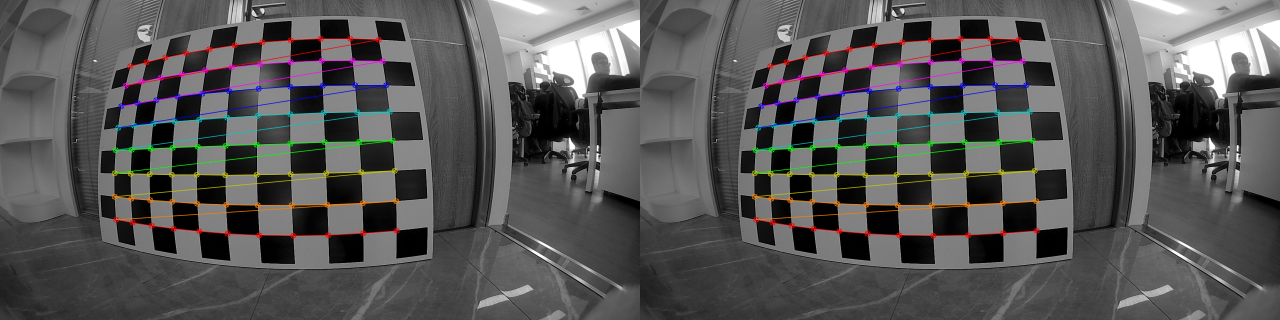
#> input picture data/calib_imgs/chessboard/chessboard_1.png, 2560 x 640 px, given as the content of the folder ./data/calib_imgs/raw/../left, which was not available (shown at 1/2 size)
$ python calib.py   (older library calls are emulated)
#> lines starting #> are read from the running program, lines starting #| are printed output that depends on the picture; pictures that were not available may be replaced by others from this repository, and a replacement may not be noted
### utils/str_utils.py
# Copyright (c) 2024，D-Robotics.
#
# Licensed under the Apache License, Version 2.0 (the "License");
# you may not use this file except in compliance with the License.
# You may obtain a copy of the License at
#
#     http://www.apache.org/licenses/LICENSE-2.0
#
# Unless required by applicable law or agreed to in writing, software
# distributed under the License is distributed on an "AS IS" BASIS,
# WITHOUT WARRANTIES OR CONDITIONS OF ANY KIND, either express or implied.
# See the License for the specific language governing permissions and
# limitations under the License.
# -*- coding: utf-8 -*-
"""
author:     zhikang.zeng
time  :     2024-09-14 16:32
"""
import time


# 打印彩色字符
def colormsg(msg: str, color: str = "red", timestamp: bool = False):
    str = ""
    if timestamp:
        str += time.strftime('%Y-%m-%d %H:%M:%S', time.localtime(time.time())) + "  "
    if color == "red":
        str += "\033[1;31;40m"
    elif color == "green":
        str += "\033[1;32;40m"
    elif color == "yellow":
        str += "\033[1;33;40m"
    else:
        return msg
    str += msg + "\033[0m"
    return str

### calib.py
# Copyright (c) 2024，D-Robotics.
#
# Licensed under the Apache License, Version 2.0 (the "License");
# you may not use this file except in compliance with the License.
# You may obtain a copy of the License at
#
#     http://www.apache.org/licenses/LICENSE-2.0
#
# Unless required by applicable law or agreed to in writing, software
# distributed under the License is distributed on an "AS IS" BASIS,
# WITHOUT WARRANTIES OR CONDITIONS OF ANY KIND, either express or implied.
# See the License for the specific language governing permissions and
# limitations under the License.
# -*- coding: utf-8 -*-
"""
author:     zhikang.zeng
time  :     2024-07-24 15:02
"""
import argparse
import ast
import copy
import glob
import os
import json
import re
import shutil

import cv2
import numpy as np
import yaml

from utils.str_utils import colormsg

parser = argparse.ArgumentParser(description="Stereo Calib")
parser.add_argument("--raw_dir", type=str, default=r'./data/calib_imgs/raw', help='raw image dir')
parser.add_argument("--row", type=int, default=12, help='the number of squares in a row of the chessboard')
parser.add_argument("--col", type=int, default=9, help='the number of squares in a col chessboard')
parser.add_argument("--block_size", type=int, default=100, help='chessboard block size')
parser.add_argument("--left_down", action="store_true",
                    help='left up right down left_down=False; left down right up left_down=True')
parser.add_argument("--rect_w", type=int, default=-1, help='rectify image width')
parser.add_argument("--rect_h", type=int, default=-1, help='rectify image height')
parser.add_argument("--model", type=str, default='pinhole', help='opt [pinhole, fish]')
parser.add_argument("--fov_scale", type=float, default=0.8, help='fisheye rectify fov scale')
args = parser.parse_args()


class StereoCalib:
    def __init__(self):
        self.width_l = self.height_l = None
        self.width_r = self.height_r = None
        self.intr_l = self.distort_l = None
        self.intr_r = self.distort_r = None
        self.R = self.t = None
        self.E = self.F = None
        self.reproj_err_stereo = None

        # calibrated intrinsics, which can be uesd to converting disparity to depth
        self.Focal = self.B = self.cx = self.cy = self.doffs = None

        # mapping matrix
        self.map1_l = self.map2_l = None
        self.map1_r = self.map2_r = None

        self.res_calib = None
        self.path_save = None

    # [171 lines left out: functions save_json, save_yaml, not called in this run]

    def prt_stereo_param(self):
        print(f'-- F B cx cy doffs: {self.Focal}, {self.B * 1}, {self.cx}, {self.cy}, {self.doffs}')

    # [62 lines left out: functions calc_map, rectify_img, not called in this run]

    def calib(self, dir_l, dir_r, row=12, col=9, block_size=20):
        """Compute the intrinsic parameters, extrinsic parameters, and distortion coefficients"""
#> called with dir_l = './data/calib_imgs/raw/../left', dir_r = './data/calib_imgs/raw/../right', row = 12, col = 9, block_size = 100
        print('-- ====================== Stereo Calib Start ======================')
        if self.path_save is None:
            self.path_save = dir_l.replace('left', 'stereo-calib-res.json')

        images_l = sorted(glob.glob(f'{dir_l}/*'))
        images_r = sorted(glob.glob(f'{dir_r}/*'))

        points_per_row, points_per_col = row - 1, col - 1

        # The checkerboard plane is defined as the Z=0 plane in the world coordinate system.
        objpoints = np.zeros((points_per_row * points_per_col, 3), np.float32)  # World coordinates of the checkerboard corners (in meters).
        objpoints[:, :2] = np.mgrid[0:points_per_row, 0:points_per_col].T.reshape(-1, 2) * block_size

        criteria = (cv2.TERM_CRITERIA_EPS + cv2.TERM_CRITERIA_MAX_ITER, 30, 0.001)

        # corners in world coordinates
        pts_world = []

        #  corners in image coordinates of the left and right image
        pts_img_l = []
        pts_img_r = []

        for i in range(len(images_l)):
            print(f'-- {images_l[i]} {images_r[i]}')
            img_l = cv2.imread(images_l[i], cv2.IMREAD_GRAYSCALE)  # show(img_l)
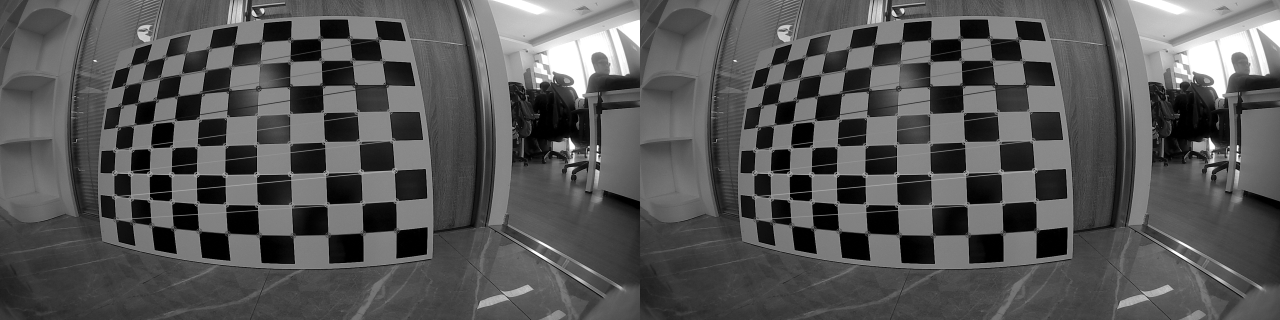
#> img_l: shape (640, 2560) (shown at 1/2 size); min 0, max 255, mean 86.6
            img_r = cv2.imread(images_r[i], cv2.IMREAD_GRAYSCALE)  # show(img_r)

            # extract corners
            ret_l, corners_l = cv2.findChessboardCorners(img_l, (points_per_row, points_per_col), None)
#> ret_l = False; corners_l = None
            ret_r, corners_r = cv2.findChessboardCorners(img_r, (points_per_row, points_per_col), None)
#> ret_r = False; corners_r = None

            # Refine the coarsely extracted corners to achieve sub-pixel accuracy and
            # Establish the corresponding 3D-2D coordinate pairs for each image
            if ret_l and ret_r:
                pts_world.append(objpoints)
                cv2.cornerSubPix(img_l, corners_l, (11, 11), (-1, -1), criteria)
                cv2.cornerSubPix(img_r, corners_r, (11, 11), (-1, -1), criteria)
                pts_img_l.append(corners_l)
                pts_img_r.append(corners_r)

                # visualization corners
                img_l_c = cv2.cvtColor(img_l, cv2.COLOR_GRAY2BGR)
                img_r_c = cv2.cvtColor(img_r, cv2.COLOR_GRAY2BGR)
                cv2.drawChessboardCorners(img_l_c, (points_per_row, points_per_col), corners_l, ret_l)
                cv2.drawChessboardCorners(img_r_c, (points_per_row, points_per_col), corners_r, ret_r)
                img_corners_show = np.concatenate((img_l_c, img_r_c), axis=1)
                cv2.imwrite(f'{dir_l}/../chessboard/chessboard_{i + 1}.png', img_corners_show)
                cv2.namedWindow('show corners', 0)
                cv2.resizeWindow('show corners', 640 * 2, 400)
                cv2.imshow('show corners', img_corners_show)
                cv2.waitKey(100)
        cv2.destroyAllWindows()

        self.height_l, self.width_l = img_l.shape
#> self.height_l = 640; self.width_l = 2560
        self.height_r, self.width_r = img_r.shape
#> self.height_r = 640; self.width_r = 2560
        size = (self.width_l, self.height_l)
#> size = (2560, 640)

        if args.model == 'pinhole':
            calib_criteria = None
            # [4 lines of commented-out code are left out]
            calib_flags = cv2.CALIB_FIX_K3
            # [6 lines of commented-out code are left out]
#> (the run stopped early here; a loop or call above may not have finished)

$ run again, on data/calib_imgs/chessboard/chessboard_14.png
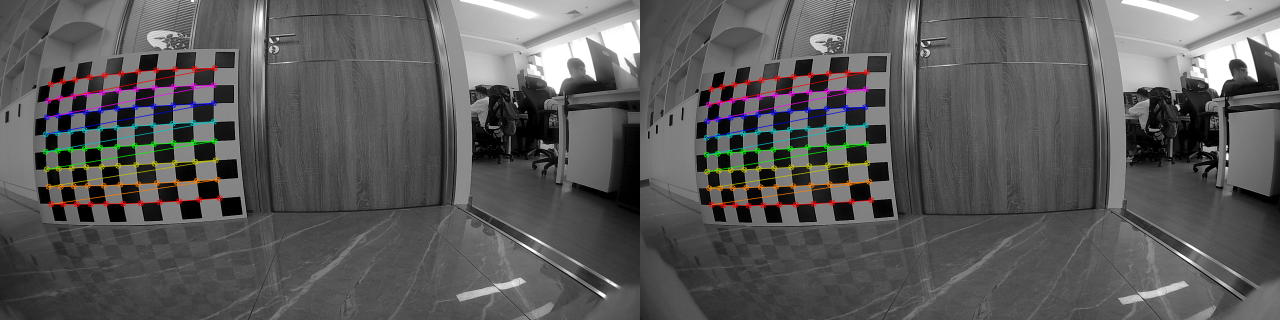
#> input picture data/calib_imgs/chessboard/chessboard_14.png, 2560 x 640 px, given as the content of the folder ./data/calib_imgs/raw/../left, which was not available (shown at 1/2 size)
#> in calib, `img_l = cv2.imread(images_l[i], cv2.IMREAD_GRAYSCALE)`:
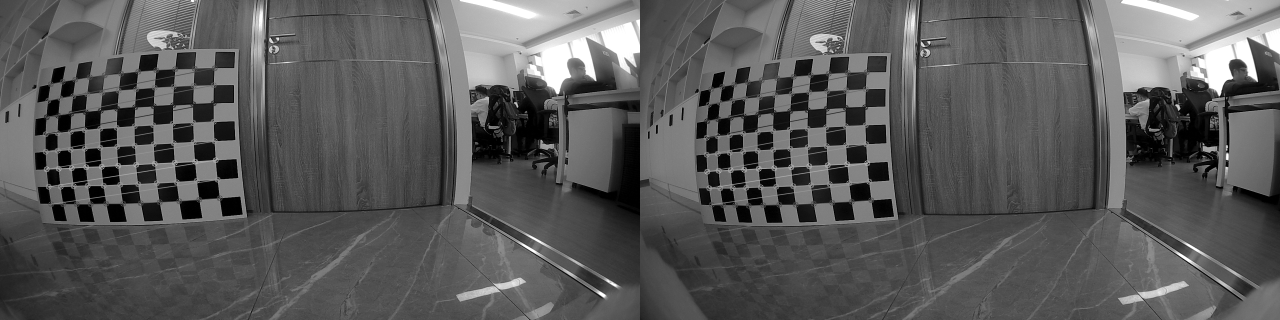
#> img_l: shape (640, 2560) (shown at 1/2 size); min 0, max 255, mean 89.7
#> ret_l = False; corners_l = None
#> ret_r = False; corners_r = None

$ run again, on data/calib_imgs/chessboard/chessboard_15.png
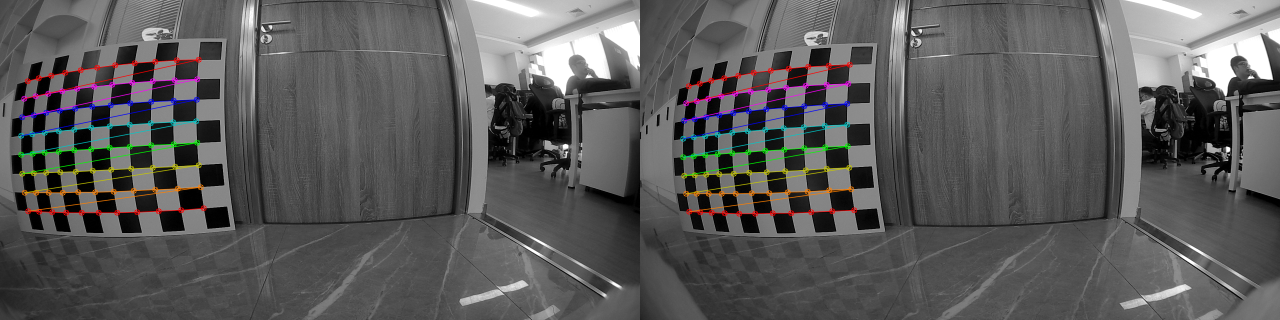
#> input picture data/calib_imgs/chessboard/chessboard_15.png, 2560 x 640 px, given as the content of the folder ./data/calib_imgs/raw/../left, which was not available (shown at 1/2 size)
#> in calib, `img_l = cv2.imread(images_l[i], cv2.IMREAD_GRAYSCALE)`:
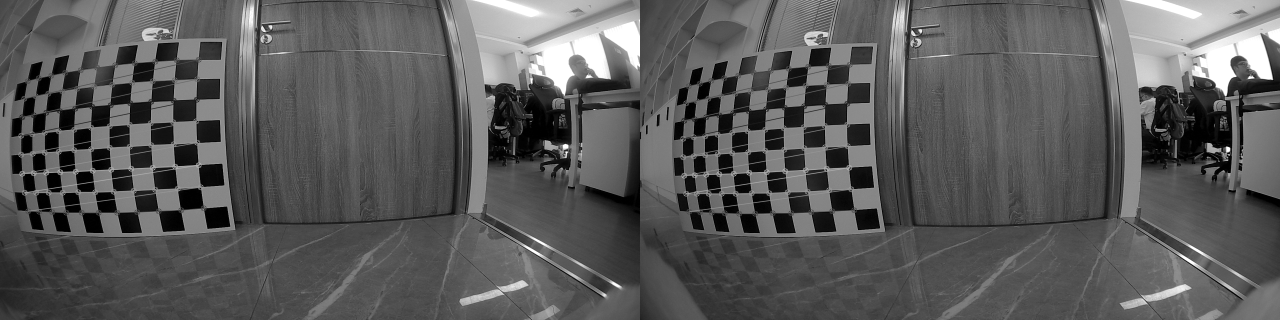
#> img_l: shape (640, 2560) (shown at 1/2 size); min 0, max 255, mean 90.4
#> ret_l = False; corners_l = None
#> ret_r = False; corners_r = None
